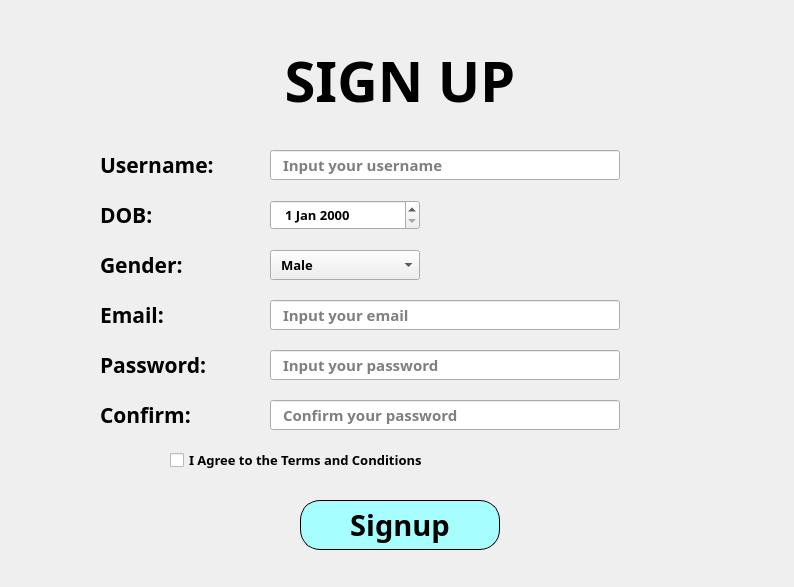
<?xml version="1.0" encoding="UTF-8"?>
<ui version="4.0">
 <class>MainWindow</class>
 <widget class="QMainWindow" name="MainWindow">
  <property name="geometry">
   <rect>
    <x>0</x>
    <y>0</y>
    <width>794</width>
    <height>587</height>
   </rect>
  </property>
  <property name="windowTitle">
   <string>MainWindow</string>
  </property>
  <property name="styleSheet">
   <string notr="true"/>
  </property>
  <widget class="QWidget" name="centralwidget">
   <widget class="QLabel" name="label">
    <property name="geometry">
     <rect>
      <x>250</x>
      <y>40</y>
      <width>300</width>
      <height>80</height>
     </rect>
    </property>
    <property name="font">
     <font>
      <family>Nunito Sans Normal ExtraBold</family>
      <pointsize>42</pointsize>
      <weight>75</weight>
      <bold>true</bold>
     </font>
    </property>
    <property name="text">
     <string>SIGN UP</string>
    </property>
    <property name="alignment">
     <set>Qt::AlignCenter</set>
    </property>
   </widget>
   <widget class="QLabel" name="label_2">
    <property name="geometry">
     <rect>
      <x>100</x>
      <y>150</y>
      <width>150</width>
      <height>30</height>
     </rect>
    </property>
    <property name="font">
     <font>
      <family>Nunito Sans Normal</family>
      <pointsize>16</pointsize>
      <weight>75</weight>
      <bold>true</bold>
     </font>
    </property>
    <property name="text">
     <string>Username:</string>
    </property>
   </widget>
   <widget class="QLabel" name="label_3">
    <property name="geometry">
     <rect>
      <x>100</x>
      <y>400</y>
      <width>150</width>
      <height>30</height>
     </rect>
    </property>
    <property name="font">
     <font>
      <family>Nunito Sans Normal</family>
      <pointsize>16</pointsize>
      <weight>75</weight>
      <bold>true</bold>
     </font>
    </property>
    <property name="text">
     <string>Confirm:</string>
    </property>
   </widget>
   <widget class="QLabel" name="label_4">
    <property name="geometry">
     <rect>
      <x>100</x>
      <y>300</y>
      <width>150</width>
      <height>30</height>
     </rect>
    </property>
    <property name="font">
     <font>
      <family>Nunito Sans Normal</family>
      <pointsize>16</pointsize>
      <weight>75</weight>
      <bold>true</bold>
     </font>
    </property>
    <property name="text">
     <string>Email:</string>
    </property>
   </widget>
   <widget class="QLabel" name="label_5">
    <property name="geometry">
     <rect>
      <x>100</x>
      <y>350</y>
      <width>150</width>
      <height>30</height>
     </rect>
    </property>
    <property name="font">
     <font>
      <family>Nunito Sans Normal</family>
      <pointsize>16</pointsize>
      <weight>75</weight>
      <bold>true</bold>
     </font>
    </property>
    <property name="text">
     <string>Password:</string>
    </property>
   </widget>
   <widget class="QLabel" name="label_6">
    <property name="geometry">
     <rect>
      <x>100</x>
      <y>200</y>
      <width>150</width>
      <height>30</height>
     </rect>
    </property>
    <property name="font">
     <font>
      <family>Nunito Sans Normal</family>
      <pointsize>16</pointsize>
      <weight>75</weight>
      <bold>true</bold>
     </font>
    </property>
    <property name="text">
     <string>DOB:</string>
    </property>
   </widget>
   <widget class="QLabel" name="label_7">
    <property name="geometry">
     <rect>
      <x>100</x>
      <y>250</y>
      <width>150</width>
      <height>30</height>
     </rect>
    </property>
    <property name="font">
     <font>
      <family>Nunito Sans Normal</family>
      <pointsize>16</pointsize>
      <weight>75</weight>
      <bold>true</bold>
     </font>
    </property>
    <property name="text">
     <string>Gender:</string>
    </property>
   </widget>
   <widget class="QLineEdit" name="lineEdit_username">
    <property name="geometry">
     <rect>
      <x>270</x>
      <y>150</y>
      <width>350</width>
      <height>30</height>
     </rect>
    </property>
    <property name="font">
     <font>
      <family>Nunito Sans Normal</family>
      <pointsize>11</pointsize>
      <weight>75</weight>
      <bold>true</bold>
     </font>
    </property>
    <property name="styleSheet">
     <string notr="true">/* cách lề trái */
padding-left: 10px;</string>
    </property>
    <property name="placeholderText">
     <string>Input your username</string>
    </property>
   </widget>
   <widget class="QLineEdit" name="lineEdit_email">
    <property name="geometry">
     <rect>
      <x>270</x>
      <y>300</y>
      <width>350</width>
      <height>30</height>
     </rect>
    </property>
    <property name="font">
     <font>
      <family>Nunito Sans Normal</family>
      <pointsize>11</pointsize>
      <weight>75</weight>
      <bold>true</bold>
     </font>
    </property>
    <property name="styleSheet">
     <string notr="true">/* cách lề trái */
padding-left: 10px;</string>
    </property>
    <property name="placeholderText">
     <string>Input your email</string>
    </property>
   </widget>
   <widget class="QLineEdit" name="lineEdit_confirm">
    <property name="geometry">
     <rect>
      <x>270</x>
      <y>400</y>
      <width>350</width>
      <height>30</height>
     </rect>
    </property>
    <property name="font">
     <font>
      <family>Nunito Sans Normal</family>
      <pointsize>11</pointsize>
      <weight>75</weight>
      <bold>true</bold>
     </font>
    </property>
    <property name="styleSheet">
     <string notr="true">/* cách lề trái */
padding-left: 10px;</string>
    </property>
    <property name="echoMode">
     <enum>QLineEdit::Password</enum>
    </property>
    <property name="placeholderText">
     <string>Confirm your password</string>
    </property>
   </widget>
   <widget class="QLineEdit" name="lineEdit_password">
    <property name="geometry">
     <rect>
      <x>270</x>
      <y>350</y>
      <width>350</width>
      <height>30</height>
     </rect>
    </property>
    <property name="font">
     <font>
      <family>Nunito Sans Normal</family>
      <pointsize>11</pointsize>
      <weight>75</weight>
      <bold>true</bold>
     </font>
    </property>
    <property name="styleSheet">
     <string notr="true">/* cách lề trái */
padding-left: 10px;</string>
    </property>
    <property name="echoMode">
     <enum>QLineEdit::Password</enum>
    </property>
    <property name="placeholderText">
     <string>Input your password</string>
    </property>
   </widget>
   <widget class="QDateEdit" name="dateEdit">
    <property name="geometry">
     <rect>
      <x>270</x>
      <y>200</y>
      <width>150</width>
      <height>30</height>
     </rect>
    </property>
    <property name="font">
     <font>
      <family>Nunito Sans Normal</family>
      <pointsize>10</pointsize>
      <weight>75</weight>
      <bold>true</bold>
     </font>
    </property>
    <property name="styleSheet">
     <string notr="true">/* cách lề trái */
padding-left: 10px;</string>
    </property>
   </widget>
   <widget class="QComboBox" name="comboBox">
    <property name="geometry">
     <rect>
      <x>270</x>
      <y>250</y>
      <width>150</width>
      <height>30</height>
     </rect>
    </property>
    <property name="font">
     <font>
      <family>Nunito Sans Normal</family>
      <pointsize>10</pointsize>
      <weight>75</weight>
      <bold>true</bold>
     </font>
    </property>
    <property name="styleSheet">
     <string notr="true">/* cách lề trái */
padding-left: 10px;</string>
    </property>
    <item>
     <property name="text">
      <string>Male</string>
     </property>
    </item>
    <item>
     <property name="text">
      <string>Female</string>
     </property>
    </item>
    <item>
     <property name="text">
      <string>Others</string>
     </property>
    </item>
   </widget>
   <widget class="QCheckBox" name="checkBox">
    <property name="geometry">
     <rect>
      <x>170</x>
      <y>450</y>
      <width>301</width>
      <height>20</height>
     </rect>
    </property>
    <property name="font">
     <font>
      <family>Nunito Sans Normal</family>
      <pointsize>10</pointsize>
      <weight>75</weight>
      <bold>true</bold>
     </font>
    </property>
    <property name="text">
     <string>I Agree to the Terms and Conditions</string>
    </property>
   </widget>
   <widget class="QPushButton" name="pushButton_signup">
    <property name="geometry">
     <rect>
      <x>300</x>
      <y>500</y>
      <width>200</width>
      <height>50</height>
     </rect>
    </property>
    <property name="font">
     <font>
      <family>Nunito Sans Normal ExtraBold</family>
      <pointsize>22</pointsize>
      <weight>75</weight>
      <bold>true</bold>
     </font>
    </property>
    <property name="styleSheet">
     <string notr="true">/* Độ cong của viền */
border-radius: 20px;
/* Viền: kích thước - Kiểu - Màu */
border: 1px solid black;
/* Màu nền */
background: rgb(166, 254, 255);
/* Màu chữ */
color: black;</string>
    </property>
    <property name="text">
     <string>Signup</string>
    </property>
   </widget>
  </widget>
 </widget>
 <resources/>
 <connections/>
</ui>
